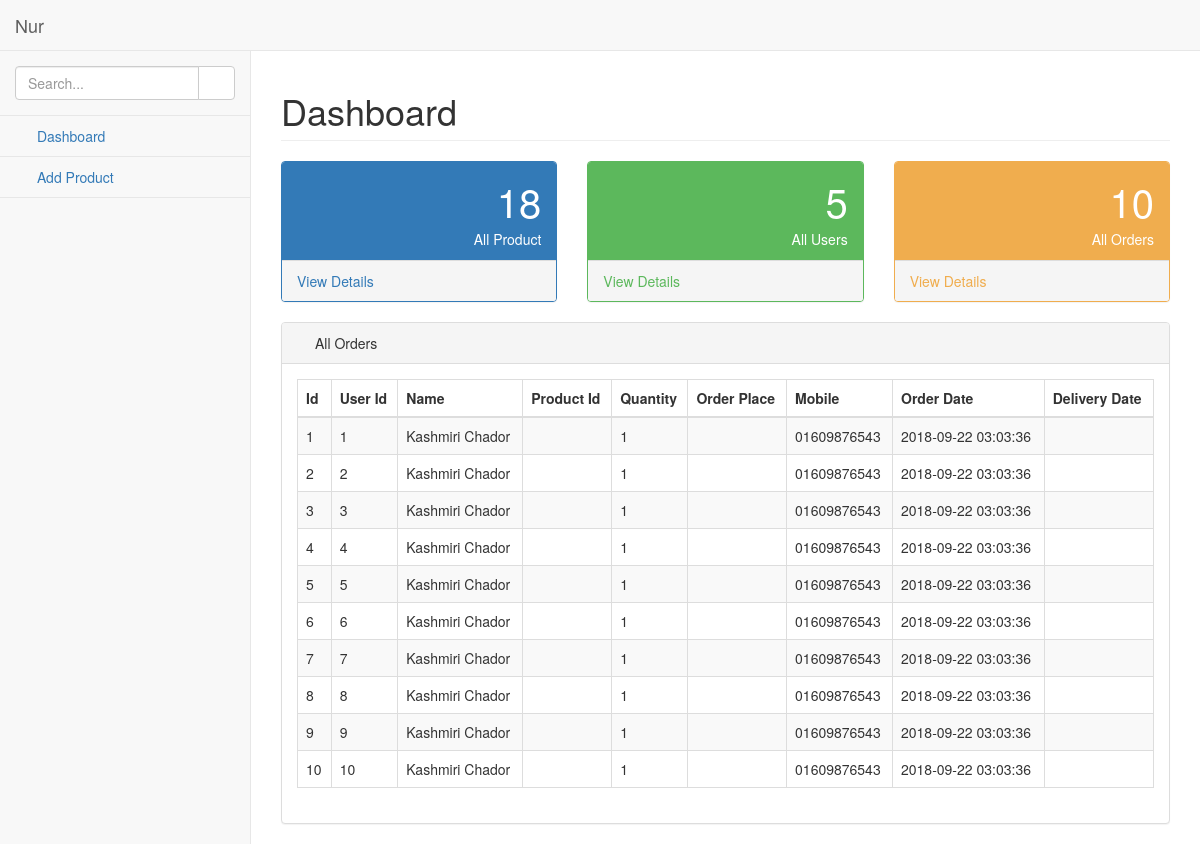
/orders (signed in), run on the app's committed database.
### core/models.py (models this page shows, shortened)
class Orders(db.Model):
    __tablename__ = 'orders'
    id = db.Column(db.Integer, primary_key=True)
    uid = db.Column(db.Integer)
    ofname = db.Column(db.String)
    quantity = db.Column(db.Integer)
    mobile = db.Column(db.String(15))
    email = db.Column(db.String(100))
    odate = db.Column(db.String, nullable=False, default=datetime.now)

### views.py (the view)
@app.route('/orders')
@is_admin_logged_in
def orders():
    num_rows = db.session.query(Products).count()
    order_rows = db.session.query(Orders).count()
    result = Orders.query.all()
    users_rows = db.session.query(Users).count()
    return render_template('pages/all_orders.html', result=result, row=num_rows, order_rows=order_rows,
                           users_rows=users_rows)

### views.py (called while the page is built)
def is_admin_logged_in(f):
    @wraps(f)
    def wrap(*args, **kwargs):
        if 'admin_logged_in' in session:
            return f(*args, *kwargs)
        else:
            return redirect(url_for('admin_login'))
    return wrap

### core/templates/pages/all_orders.html (shortened to what this page needs)
{% extends 'pages/layout.html' %}
{% block body %}
<div id="page-wrapper">
    <div class="row">
        <div class="col-lg-12">
            <h1 class="page-header">Dashboard</h1>
        </div>
    </div>
    <div class="row">
        <div class="col-lg-4 col-md-6">
            <div class="panel panel-primary">
                <div class="panel-heading">
                    <div class="row">
                        <div class="col-xs-3">
                            <i class="fa fa-list-ul fa-5x"></i>
                        </div>
                        <div class="col-xs-9 text-right">
                            <div class="huge">{{row}}</div>
                            <div>All Product</div>
                        </div>
                    </div>
                </div>
                <a href="/admin">
                    <div class="panel-footer">
                        <span class="pull-left">View Details</span>
                        <span class="pull-right"><i class="fa fa-arrow-circle-right"></i></span>
                        <div class="clearfix"></div>
                    </div>
                </a>
            </div>
        </div>
        <div class="col-lg-4 col-md-6">
            <div class="panel panel-green">
                <div class="panel-heading">
                    <div class="row">
                        <div class="col-xs-3">
                            <i class="fa fa-tasks fa-5x"></i>
                        </div>
                        <div class="col-xs-9 text-right">
                            <div class="huge">{{users_rows}}</div>
                            <div>All Users</div>
                        </div>
                    </div>
                </div>
                <a href="/users">
                    <div class="panel-footer">
                        <span class="pull-left">View Details</span>
                        <span class="pull-right"><i class="fa fa-arrow-circle-right"></i></span>
                        <div class="clearfix"></div>
                    </div>
                </a>
            </div>
        </div>
        <div class="col-lg-4 col-md-6">
            <div class="panel panel-yellow">
                <div class="panel-heading">
                    <div class="row">
                        <div class="col-xs-3">
                            <i class="fa fa-shopping-cart fa-5x"></i>
                        </div>
                        <div class="col-xs-9 text-right">
                            <div class="huge">{{order_rows}}</div>
                            <div>All Orders</div>
                        </div>
                    </div>
                </div>
                <a href="/orders">
                    <div class="panel-footer">
                        <span class="pull-left">View Details</span>
                        <span class="pull-right"><i class="fa fa-arrow-circle-right"></i></span>
                        <div class="clearfix"></div>
                    </div>
                </a>
            </div>
        </div>
    </div>
    <div class="row">
        <div class="col-lg-12">
            <div class="panel panel-default my-4">
                <div class="panel-heading">
                    <i class="fa fa-bar-chart-o fa-fw"></i>All Orders
                </div>
                <div class="panel-body">
                    <div class="row">
                        <div class="col-lg-12">
                            {% if result %}
                            <div class="table-responsive">
                                <table class="table table-bordered table-hover table-striped">
                                    <thead>
                                    <tr>
                                        <th>Id</th>
                                        <th>User Id</th>
                                        <th>Name</th>
                                        <th>Product Id</th>
                                        <th>Quantity</th>
                                        <th>Order Place</th>
                                        <th>Mobile</th>
                                        <th>Order Date</th>
                                        <th>Delivery Date</th>
                                    </tr>
                                    </thead>
                                    <tbody>
                                    {% for product in result %}
                                    <tr>
                                        <td>{{product.id}}</td>
                                        <td>{{product.uid}}</td>
                                        <td>{{product.ofname}}</td>
                                        <td>{{product.pid}}</td>
                                        <td>{{product.quantity}}</td>
                                        <td>{{product.oplace}}</td>
                                        <td>{{product.mobile}}</td>
                                        <td>{{product.odate}}</td>
                                        <td>{{product.ddate}}</td>
                                    </tr>
                                    {% endfor%}
                                    </tbody>
                                </table>
                            </div>
                            {% else %}
                            <h3>No orders found</h3>
                            {% endif %}
                        </div>
                    </div>
                </div>
            </div>
        </div>
    </div>
</div>
{% endblock %}

### data on the page
Orders: id "1", uid "1", ofname "Kashmiri Chador", quantity "1", mobile "01609876543", odate "2018-09-22 03:03:36"
Orders: id "2", uid "2", ofname "Kashmiri Chador", quantity "1", mobile "01609876543", odate "2018-09-22 03:03:36"
Orders: id "3", uid "3", ofname "Kashmiri Chador", quantity "1", mobile "01609876543", odate "2018-09-22 03:03:36"
Orders: id "4", uid "4", ofname "Kashmiri Chador", quantity "1", mobile "01609876543", odate "2018-09-22 03:03:36"
Orders: id "5", uid "5", ofname "Kashmiri Chador", quantity "1", mobile "01609876543", odate "2018-09-22 03:03:36"
Orders: id "6", uid "6", ofname "Kashmiri Chador", quantity "1", mobile "01609876543", odate "2018-09-22 03:03:36"
Orders: id "7", uid "7", ofname "Kashmiri Chador", quantity "1", mobile "01609876543", odate "2018-09-22 03:03:36"
Orders: id "8", uid "8", ofname "Kashmiri Chador", quantity "1", mobile "01609876543", odate "2018-09-22 03:03:36"
Orders: id "9", uid "9", ofname "Kashmiri Chador", quantity "1", mobile "01609876543", odate "2018-09-22 03:03:36"
Orders: id "10", uid "10", ofname "Kashmiri Chador", quantity "1", mobile "01609876543", odate "2018-09-22 03:03:36"

### other printed values
{{ session.admin_name }} "Nur"
{{ row }} "18"
{{ users_rows }} "5"
{{ order_rows }} "10"
